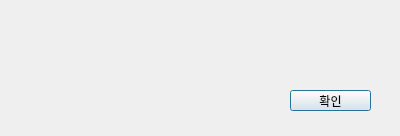
<?xml version="1.0" encoding="UTF-8"?>
<ui version="4.0">
 <class>Popup</class>
 <widget class="QDialog" name="Popup">
  <property name="geometry">
   <rect>
    <x>0</x>
    <y>0</y>
    <width>400</width>
    <height>136</height>
   </rect>
  </property>
  <property name="windowTitle">
   <string>팝업</string>
  </property>
  <widget class="QLabel" name="text_label">
   <property name="geometry">
    <rect>
     <x>10</x>
     <y>30</y>
     <width>381</width>
     <height>51</height>
    </rect>
   </property>
   <property name="maximumSize">
    <size>
     <width>400</width>
     <height>80</height>
    </size>
   </property>
   <property name="text">
    <string/>
   </property>
   <property name="margin">
    <number>10</number>
   </property>
  </widget>
  <widget class="QPushButton" name="ok_button">
   <property name="geometry">
    <rect>
     <x>290</x>
     <y>90</y>
     <width>81</width>
     <height>21</height>
    </rect>
   </property>
   <property name="text">
    <string>확인</string>
   </property>
  </widget>
 </widget>
 <resources/>
 <connections/>
</ui>
